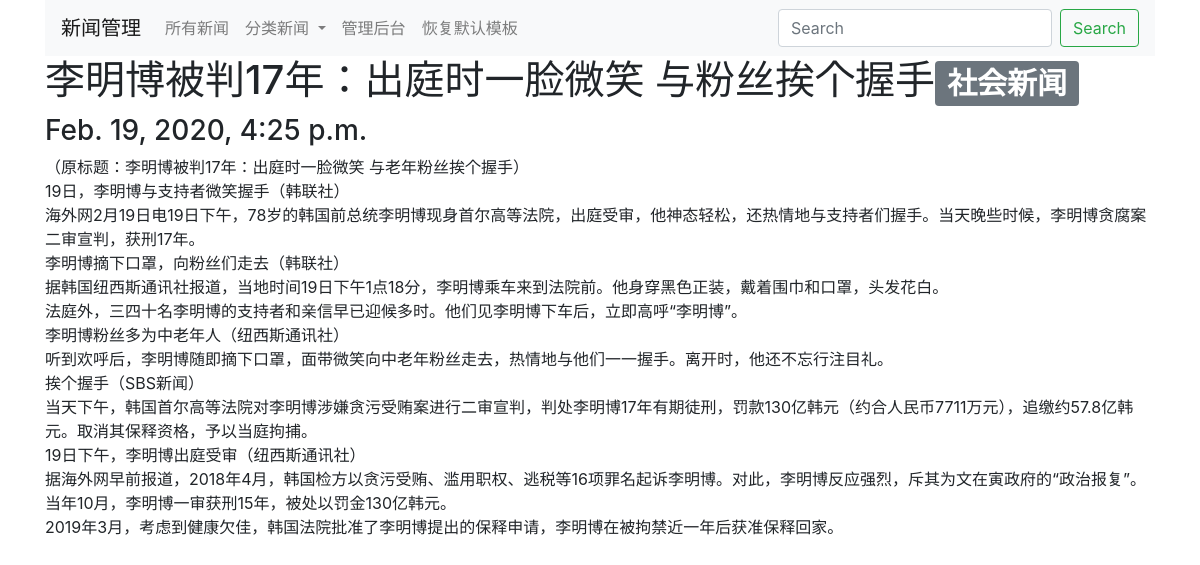
The page /posts/4 on the database its author committed.
### main/models.py (models this page shows, shortened)
class Post(models.Model):
    title = models.CharField(max_length=1024, null=False)
    category = models.CharField(max_length=64)
    content = models.TextField()
    timestamp = models.DateTimeField()
    url = models.URLField()

### main/views.py (the view)
# urls.py: path('posts/<int:pk>', views.post, name='post'),
def post(request, pk):
    post = Post.objects.get(id=pk)
    if post_template[0] is None:
        return render(request, 'main/post_detail.html',
                      {'post': post})
    else:
        template = Template(post_template[0])
        context = RequestContext(request, {'post': post})
        return HttpResponse(template.render(context))

### main/context_processors.py (called while the page is built)
def categories(request):
    query = Post.objects.values('category').distinct()
    categories = [item['category'] for item in query]
    return {
        'categories': categories
    }

### main/templates/main/post_detail.html
{% extends 'main/base.html' %}
{% block content %}
<h1>{{ post.title }}<span class="badge badge-secondary">{{post.category}}</span></h1>
<h3>{{post.timestamp}}</h3>
<p>{{ post.content|safe }}</p>
{% endblock %}

### rows shown on the page
Post: title "李明博被判17年：出庭时一脸微笑 与粉丝挨个握手", category "社会新闻", timestamp "Feb. 19, 2020, 4:25 p.m.", content "（原标题：李明博被判17年：出庭时一脸微笑 与老年粉丝挨个握手） 19日，李明博与支持者微笑握手（韩联社） 海外网2月19日电19日下午，78岁的韩国前总统李明博现身首尔高等法院，出庭受审，他神态轻松，还热情地与支持者们握手。当天晚些时候，李明博贪腐案二审宣判，获刑17年。 李明博摘下口罩，向粉丝们走去（韩联社） 据韩国纽西斯通讯社报道，当地时间19日下午1点18分，李明博乘车来到法院前。他身穿黑色正装，戴着围巾和口罩，头发花白。 法庭外，三四十名李明博的支持者和亲信早已迎候多时。他们见李明博下车后，立即高呼“李明博”。 李明博粉丝多为中老年人（纽西斯通讯社） 听到欢呼后，李明博随即摘下口罩，面带微笑向中老年粉丝走去，热情地与他们一一握手。离开时，他还不忘行注目礼。 挨个握手（SBS新闻） 当天下午，韩国首尔高等法院对李明博涉嫌贪污受贿案进行二审宣判，判处李明博17年有期徒刑，罚款130亿韩元（约合人民币7711万元），追缴约57.8亿韩元。取消其保释资格，予以当庭拘捕。 19日下午，李明博出庭受审（纽西斯通讯社） 据海外网早前报道，2018年4月，韩国检方以贪污受贿、滥用职权、逃税等16项罪名起诉李明博。对此，李明博反应强烈，斥其为文在寅政府的“政治报复”。当年10月，李明博一审获刑15年，被处以罚金130亿韩元。 2019年3月，考虑到健康欠佳，韩国法院批准了李明博提出的保释申请，李明博在被拘禁近一年后获准保释回家。"
